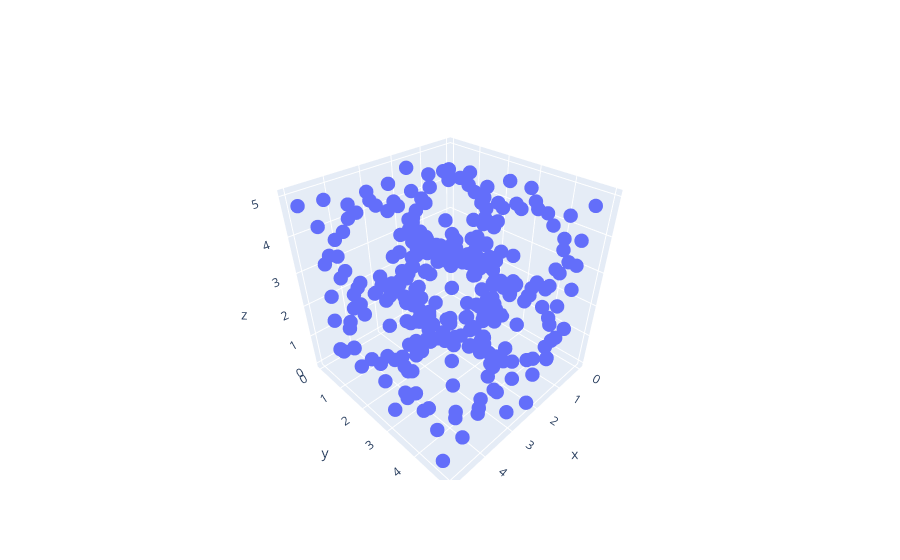

Here is the notebook cell this chart was saved with:
### Markdown cell above
### 2.1 Quench し、表示する。

### Code cell
from graphenestudio.quench import quench_particles
import plotly.graph_objects as go

r_quenched = quench_particles(r, cell, pot, dpot)
x_quenched = r_quenched @ cell


# mode='makers'を指定しないと点の間に線が引かれる
fig = go.Figure(
    data=[
        # go.Scatter3d(
        #     x=x[:, 0],
        #     y=x[:, 1],
        #     z=x[:, 2],
        #     mode="markers",
        #     marker=dict(
        #         size=6,
        #         # color=point_sum,
        #         colorscale="Viridis",
        #         # symbol=result_symbol
        #     ),
        # ),
        go.Scatter3d(
            x=x_quenched[:, 0],
            y=x_quenched[:, 1],
            z=x_quenched[:, 2],
            mode="markers",
            marker=dict(
                size=5,
                # color=point_sum,
                colorscale="Viridis",
                # symbol=result_symbol
            ),
        ),
    ]
)
fig.show()

### Figure 1 — Plotly figure (JSON) as saved in the notebook; plotly's stock layout.template omitted (floating-point values rounded to 4 significant figures; data arrays with more than 128 entries replaced by an {"elided": "..."} marker saying what was removed)
{"data": [{"marker": {"colorscale": [[0, "#440154"], [0.1111, "#482878"], [0.2222, "#3e4989"], [0.3333, "#31688e"], [0.4444, "#26828e"], [0.5556, "#1f9e89"], [0.6667, "#35b779"], [0.7778, "#6ece58"], [0.8889, "#b5de2b"], [1, "#fde725"]], "size": 5}, "mode": "markers", "type": "scatter3d", "x": {"elided": "288 float values"}, "y": {"elided": "288 float values"}, "z": {"elided": "288 float values"}}], "layout": {}}
